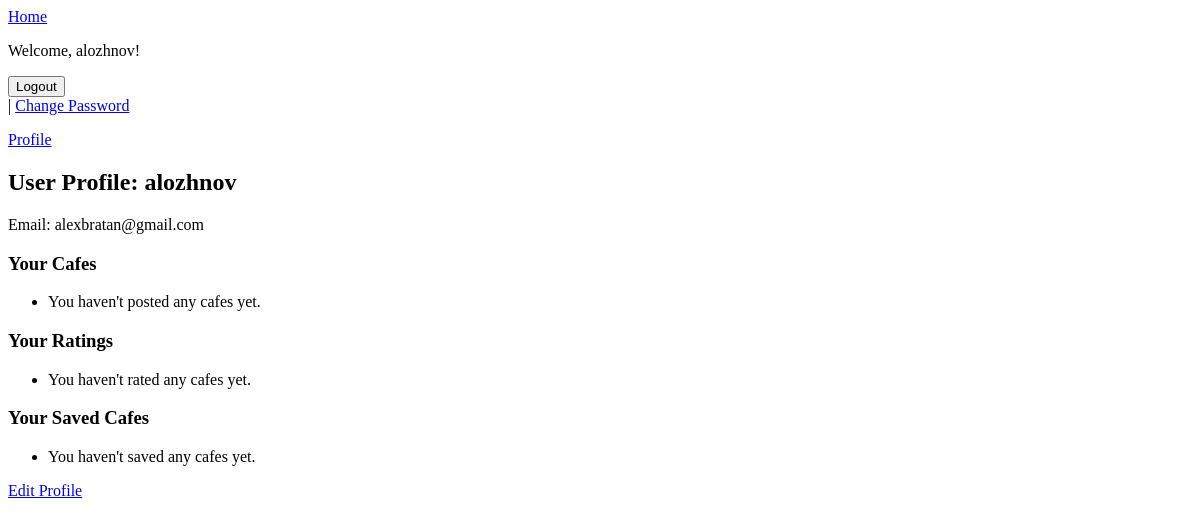
Page /profile/ (signed in) on the earlier database version.
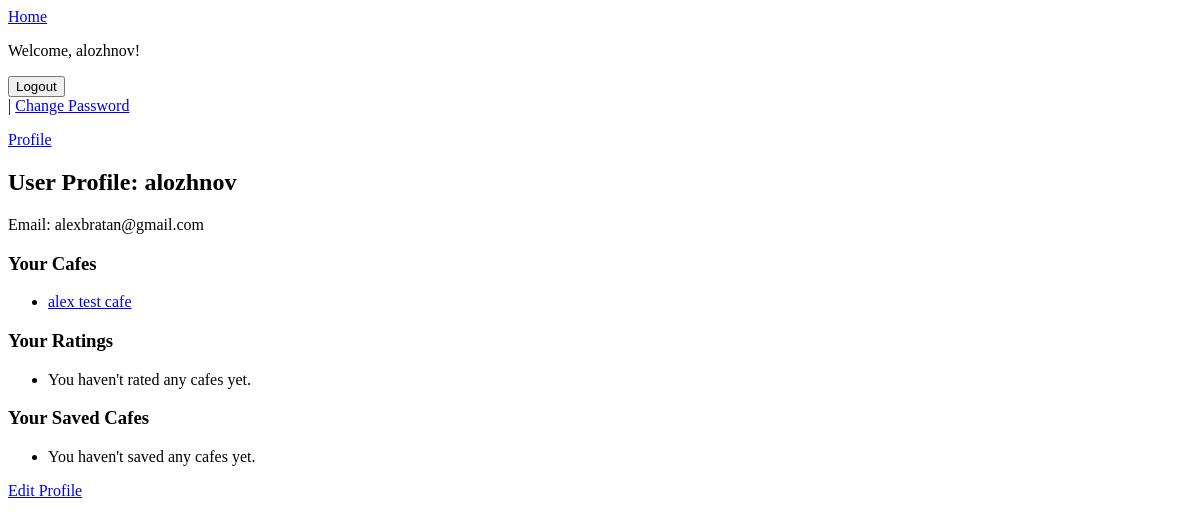
Same page on the later database version.
### cafes/models.py (models this page shows, shortened)
class Cafe(models.Model):
    name = models.CharField(max_length=100)
    address = models.CharField(max_length=200)
    description = models.TextField(blank=True)
    photo = models.ImageField(upload_to='cafes/', blank=True)
    has_wifi = models.BooleanField(default=False)
    has_power_outlet = models.BooleanField(default=False)
    has_restroom = models.BooleanField(default=False)
    posted_by = models.ForeignKey(User, on_delete=models.CASCADE)
    posted_at = models.DateTimeField(auto_now_add=True)

### cafes/views.py (the view)
# urls.py: path('profile/', UserProfileView.as_view(), name='profile'),
@method_decorator(login_required, name='dispatch')
class UserProfileView(DetailView):
    model = User
    template_name = 'cafes/profile.html'
    context_object_name = 'profile_user'
    def get_object(self):
        return self.request.user
    def get_context_data(self, **kwargs):
        context = super().get_context_data(**kwargs)
        context['cafes'] = self.request.user.cafe_set.all()
        context['ratings'] = self.request.user.rating_set.all()
        context['bookmarked_cafes'] = [bookmark.cafe for bookmark in self.request.user.bookmarks.all()]
        return context

### cafes/templates/cafes/profile.html (shortened to what this page needs)
{% extends "base.html" %}
{% block content %}
  <h2>User Profile: {{ profile_user.username }}</h2>
  <p>Email: {{ profile_user.email }}</p>
  <h3>Your Cafes</h3>
  <ul>
    {% for cafe in cafes %}
      <li><a href="{% url 'cafe-detail' cafe.pk %}">{{ cafe.name }}</a></li>
    {% empty %}
      <li>You haven't posted any cafes yet.</li>
    {% endfor %}
  </ul>
  <h3>Your Ratings</h3>
  <ul>
    {% for rating in ratings %}
      <li>
        {{ rating.cafe.name }}: {{ rating.stars }} stars
        {% if rating.comment %} - "{{ rating.comment }}"{% endif %}
      </li>
    {% empty %}
      <li>You haven't rated any cafes yet.</li>
    {% endfor %}
  </ul>
  <h3>Your Saved Cafes</h3>
  <ul>
    {% for cafe in bookmarked_cafes %}
      <li>
        <a href="{% url 'cafe-detail' cafe.id %}">{{ cafe.name }}</a>
      </li>
    {% empty %}
      <li>You haven't saved any cafes yet.</li>
    {% endfor %}
  </ul>
  {% if user == profile_user %}
    <a href="{% url 'edit_profile' %}">Edit Profile</a>
  {% endif %}
{% endblock %}

Differences in the rows shown:
added Cafe: name "alex test cafe"
Other differences:
text no longer shown: "You haven't posted any cafes yet."
